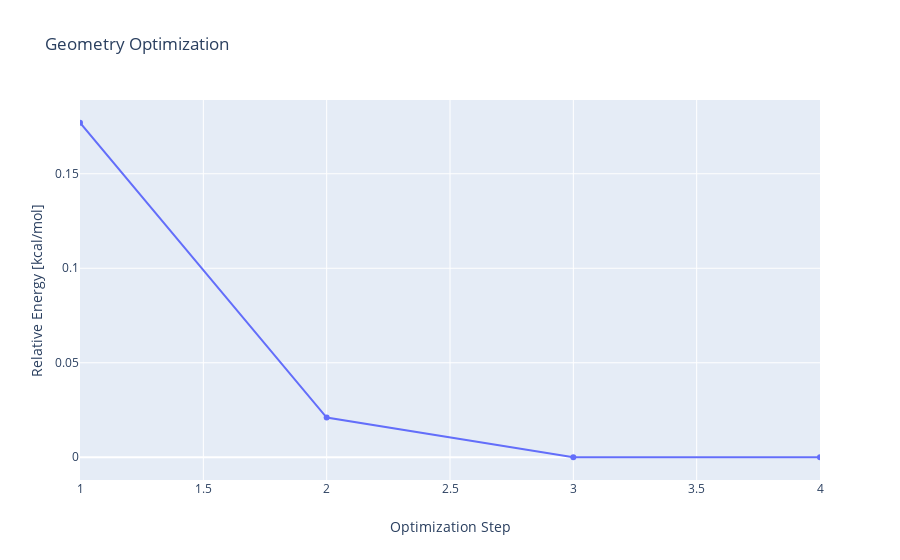

The code cell stored with this chart in its notebook:
### Code cell
result.show_history()

### Figure 1 — Plotly figure (JSON) as saved in the notebook; plotly's stock layout.template omitted (floating-point values rounded to 4 significant figures)
{"data": [{"mode": "lines+markers", "type": "scatter", "x": [1, 2, 3, 4], "y": [0.177, 0.021, 0, 0]}], "layout": {"title": {"text": "Geometry Optimization"}, "xaxis": {"range": [1, 4], "title": {"text": "Optimization Step"}}, "yaxis": {"title": {"text": "Relative Energy [kcal/mol]"}, "zeroline": true}}}
